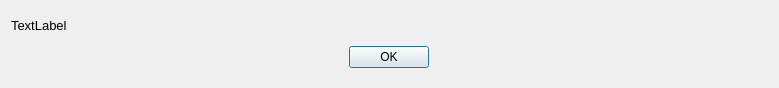
<?xml version="1.0" encoding="UTF-8"?>
<ui version="4.0">
 <class>Dialog</class>
 <widget class="QDialog" name="Dialog">
  <property name="geometry">
   <rect>
    <x>0</x>
    <y>0</y>
    <width>779</width>
    <height>88</height>
   </rect>
  </property>
  <property name="windowTitle">
   <string>Info</string>
  </property>
  <property name="windowIcon">
   <iconset>
    <normaloff>../assets/info-icon.png</normaloff>../assets/info-icon.png</iconset>
  </property>
  <layout class="QVBoxLayout" name="verticalLayout">
   <item>
    <widget class="QLabel" name="label">
     <property name="sizePolicy">
      <sizepolicy hsizetype="Preferred" vsizetype="Fixed">
       <horstretch>0</horstretch>
       <verstretch>0</verstretch>
      </sizepolicy>
     </property>
     <property name="font">
      <font>
       <pointsize>10</pointsize>
      </font>
     </property>
     <property name="text">
      <string>TextLabel</string>
     </property>
     <property name="alignment">
      <set>Qt::AlignLeading|Qt::AlignLeft|Qt::AlignTop</set>
     </property>
    </widget>
   </item>
   <item alignment="Qt::AlignHCenter">
    <widget class="QPushButton" name="pushButton">
     <property name="sizePolicy">
      <sizepolicy hsizetype="Fixed" vsizetype="Fixed">
       <horstretch>0</horstretch>
       <verstretch>0</verstretch>
      </sizepolicy>
     </property>
     <property name="text">
      <string>OK</string>
     </property>
    </widget>
   </item>
  </layout>
 </widget>
 <resources/>
 <connections/>
</ui>
